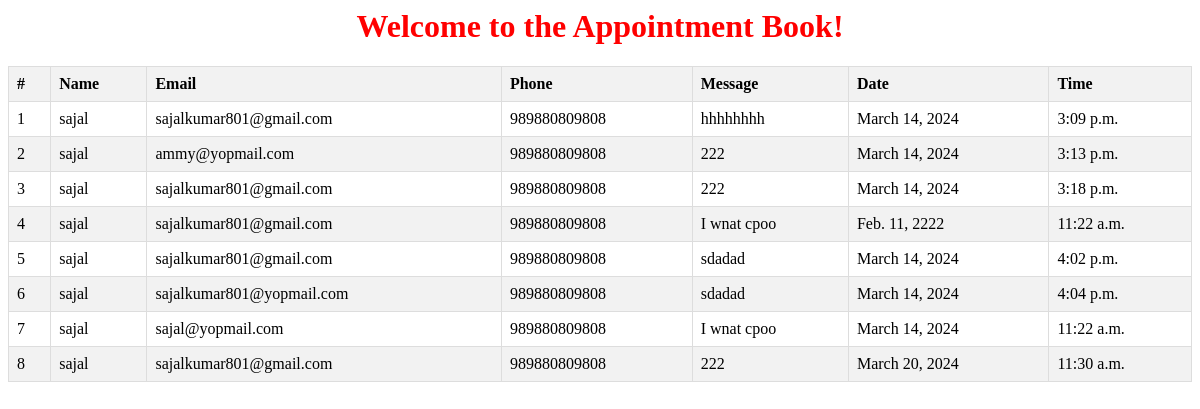
Before: /en/app/my-data/ with the older database file.
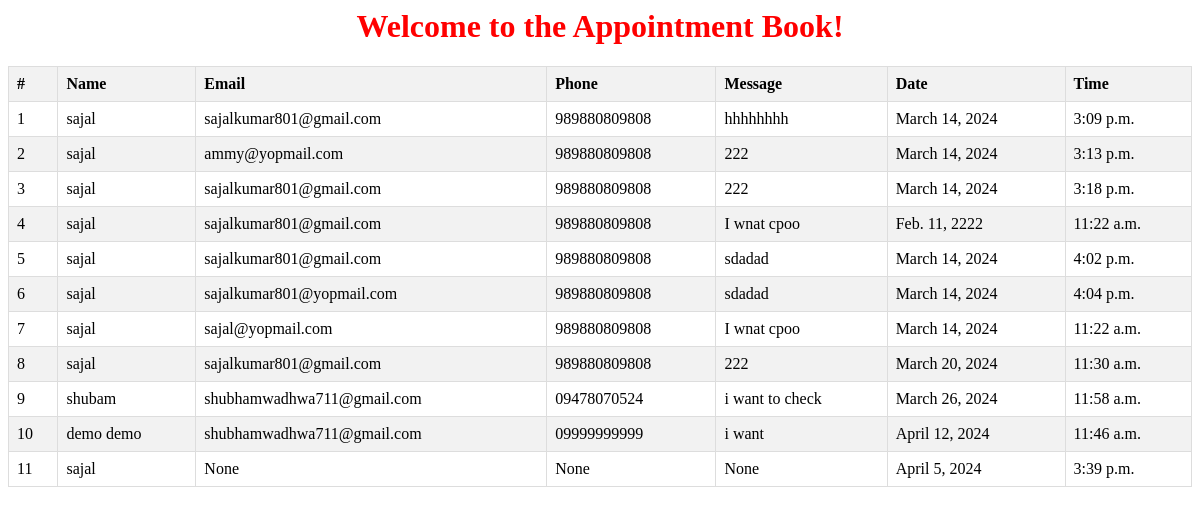
After: the same page with the newer database file.
### myapp/models.py (models this page shows, shortened)
class Appointment(models.Model):
    doctor = models.ForeignKey(Doctor, on_delete=models.CASCADE,null=True,blank=False)
    name = models.CharField(max_length=200,null=True,blank=False)
    email = models.EmailField(null=True,blank=False)
    phone = models.CharField(max_length=15,null=True,blank=False)
    message = models.TextField(null=True,blank=False)
    date = models.DateField(null=True,blank=False)
    time=  models.TimeField(null=True,blank=False)

### myapp/views.py (the view)
# urls.py: path("my-data/", views.MyAppointments.as_view() ,name="my-data"),
class MyAppointments(View):
    def get(self,request):
        appointments = Appointment.objects.all()
        context = {
            "appointments": appointments
        }
        return render(request,"myappointments.html",context )

### myproject/templates/myappointments.html (shortened to what this page needs)
{% load static %}
{% load cms_tags  menu_tags  sekizai_tags %}
{% block content %}
<link rel="stylesheet" href="{% static 'css/myappointments.css' %}">
<body> <center> <h1>Welcome to the Appointment Book!</h1> </center>
    <!DOCTYPE html>
    <html lang="en">
    <head>
    </head>
    <body>
    <center>
      <table>
        <thead>
          <tr>
            <th>#</th>
            <th>Name</th>
            <th>Email</th>
            <th>Phone</th>
            <th>Message</th>
            <th>Date</th>
            <th>Time</th>
          </tr>
        </thead>
        <tbody>
          {% for ap in appointments %}
          <tr>
            <td>{{ forloop.counter }}</td>
            <td>{{ ap.name }}</td>
            <td>{{ ap.email }}</td>
            <td>{{ ap.phone }}</td>
            <td>{{ ap.message }}</td>
            <td>{{ ap.date }}</td>
            <td>{{ ap.time }}</td>
          </tr>
          {% endfor %}
        </tbody>
      </table>
    </center>
    </body>
    </html>
</body>
{% endblock %}

### myproject/static/css/myappointments.css (style rules this page uses)
h1 { color: red; }
table { width: 100%; border-collapse: collapse; }
th, td { border: 1px solid #dddddd; text-align: left; padding: 8px; }
th { background-color: #f2f2f2; }
tr:nth-child(even) { background-color: #f2f2f2; }

Changed rows visible on the page:
added Appointment: name "shubam", email "shubhamwadhwa711@gmail.com", phone "09478070524", message "i want to check", date "March 26, 2024", time "11:58 a.m."
added Appointment: name "demo demo", email "shubhamwadhwa711@gmail.com", phone "09999999999", message "i want", date "April 12, 2024", time "11:46 a.m."
added Appointment: name "sajal", email "None", phone "None", message "None", date "April 5, 2024", time "3:39 p.m."
